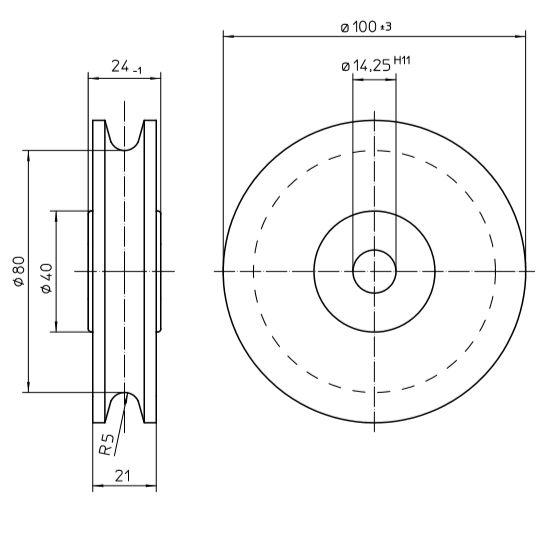
#> input picture evidence/drawing-to-cad/01-pulley/input-drawing.jpg, 547 x 537 px
$ python -i core.py   (imports and definitions only)
#> lines starting #> are read from the running program, lines starting #| are printed output that depends on the picture; after the words box and inside, x2 and y2 are one past the last pixel; in counts of white or black regions, pixels touching at a corner belong together
#> further down, picture is the input picture: shape (537, 547, 3); min 0, max 255, mean 246.6
### web/backend/standalonecad_web/opencv_cad/upstream_tdv_mit.py
"""Verbatim geometry helpers vendored from opencv-technical-drawing-vectorizer.

Upstream: https://github.com/szzhoujiarui/opencv-technical-drawing-vectorizer
License: MIT
Copyright (c) 2026 郑桥焯

Verbatim source functions in this file:
- `_circumference_coverage` from `src/tdv/geometry/circles.py`
  blob 28c72ef2fec503967296c77ae72932ebf4dbff8d
- `fit_circle`, `_angular_coverage`, `_longest_run` from `src/tdv/geometry/arcs.py`
  blob cdf1f7f44b5b3ad1bb29b76ba7226d2dd616ccc4

Only imports were consolidated here so the functions can be used inside CADia without
copying the upstream package's dataclass/config scaffolding. Function bodies are kept
verbatim from those upstream blobs.
"""
from __future__ import annotations

from typing import Any

import numpy as np


def _circumference_coverage(
    image: np.ndarray[Any, Any], cx: float, cy: float, r: float
) -> float:
    h, w = image.shape
    n = 360
    thetas = np.linspace(0, 2 * np.pi, n, endpoint=False)
    on_circle = np.zeros(n, dtype=bool)
    for dr in (-1, 0, 1):
        rr = r + dr
        if rr <= 0:
            continue
        xs = np.round(cx + rr * np.cos(thetas)).astype(int)
        ys = np.round(cy + rr * np.sin(thetas)).astype(int)
        valid = (xs >= 0) & (xs < w) & (ys >= 0) & (ys < h)
        xs_clamped = np.clip(xs, 0, w - 1)
        ys_clamped = np.clip(ys, 0, h - 1)
        edge_pixels = np.where(valid, image[ys_clamped, xs_clamped], 0) > 0
        on_circle |= edge_pixels
    return float(on_circle.sum()) / n


# [18 lines left out: function fit_circle, not called in this run]


def _angular_coverage(
    image: np.ndarray[Any, Any], cx: float, cy: float, r: float
) -> tuple[float, float, float] | None:
    h, w = image.shape
    n = 360
    thetas = np.linspace(0, 2 * np.pi, n, endpoint=False)
    cos_t = np.cos(thetas)
    sin_t = np.sin(thetas)
    on_arc = np.zeros(n, dtype=bool)

    for dr in (-2, -1, 0, 1, 2):
        rr = r + dr
        if rr <= 0:
            continue
        xs = np.round(cx + rr * cos_t).astype(int)
        ys = np.round(cy + rr * sin_t).astype(int)
        valid = (xs >= 0) & (xs < w) & (ys >= 0) & (ys < h)
        xs_clamped = np.clip(xs, 0, w - 1)
        ys_clamped = np.clip(ys, 0, h - 1)
        edge_pixels = np.where(valid, image[ys_clamped, xs_clamped], 0) > 0
        on_arc |= edge_pixels

    coverage = float(on_arc.sum()) / n
    max_span, start_idx, end_idx = _longest_run(on_arc)
    if max_span < 3:
        return None
    start_angle = float(start_idx * 360.0 / n)
    end_angle = float(end_idx * 360.0 / n)
    return coverage, start_angle, end_angle


def _longest_run(
    arr: np.ndarray[Any, Any],
) -> tuple[int, int, int]:
    double = np.concatenate([arr, arr])
    max_len = 0
    max_start = 0
    max_end = 0
    cur_len = 0
    cur_start = 0
    for i, val in enumerate(double):
        if val:
            if cur_len == 0:
                cur_start = i
            cur_len += 1
            if cur_len > max_len:
                max_len = cur_len
                max_start = cur_start
                max_end = i
        else:
            cur_len = 0
    n = len(arr)
    if max_len > n:
        max_len = n
    start = max_start % n
    end = max_end % n
    if end < start:
        # Run wraps past index 0 (crosses the 0-degree ray): unwrap so that
        # end >= start and downstream consumers get a positive span.
        end += n
    return max_len, start, end

### web/backend/standalonecad_web/opencv_cad/core.py
from __future__ import annotations

import json
import math
import os
import threading
import time
from collections import OrderedDict
from concurrent.futures import ThreadPoolExecutor, as_completed
from pathlib import Path
from typing import Any, Iterable

import numpy as np

try:
    import cv2
except Exception as exc:  # pragma: no cover - exercised only when dependency is absent
    cv2 = None  # type: ignore[assignment]
    _CV_IMPORT_ERROR = exc
else:
    _CV_IMPORT_ERROR = None

from .upstream_tdv_mit import _angular_coverage as _tdv_angular_coverage
from .upstream_tdv_mit import _circumference_coverage as _tdv_circumference_coverage


MAX_EDGE = max(768, int(os.getenv("CADIA_OPENCV_MAX_EDGE", "2200")))
VERIFY_MAX_EDGE = max(512, int(os.getenv("CADIA_OPENCV_VERIFY_MAX_EDGE", "1200")))
VERIFY_WORKERS = max(1, min(4, int(os.getenv("CADIA_OPENCV_VERIFY_WORKERS", "4"))))
SIGNATURE_CACHE_SIZE = max(2, min(24, int(os.getenv("CADIA_OPENCV_SIGNATURE_CACHE", "8"))))
MAX_LINES = max(24, int(os.getenv("CADIA_OPENCV_MAX_LINES", "120")))
MAX_CIRCLES = max(8, int(os.getenv("CADIA_OPENCV_MAX_CIRCLES", "48")))
DRAWING_VERIFY_THRESHOLD = max(0.35, min(0.98, float(os.getenv("CADIA_OPENCV_DRAWING_THRESHOLD", "0.78"))))
PHOTO_VERIFY_THRESHOLD = max(0.30, min(0.95, float(os.getenv("CADIA_OPENCV_PHOTO_THRESHOLD", "0.66"))))
STRICT_V5 = os.getenv("CADIA_OPENCV_REQUIRE_MAJOR5", "true").strip().lower() not in {"0", "false", "off", "no"}


# [36 lines left out: functions capabilities, assert_ready, not called in this run]


def _mkdir(path: Path) -> None:
    path.mkdir(parents=True, exist_ok=True, mode=0o700)


# [17 lines left out: functions _write_json, _safe_write_image, not called in this run]


def _resize_max(image: np.ndarray, max_edge: int = MAX_EDGE) -> tuple[np.ndarray, float]:
#> called with max_edge = 1200
    h, w = image.shape[:2]
    longest = max(h, w)
    if longest <= max_edge:
        return image, 1.0
    scale = float(max_edge) / float(longest)
    resized = cv2.resize(image, (max(1, int(round(w * scale))), max(1, int(round(h * scale)))), interpolation=cv2.INTER_AREA)
    return resized, scale


def _auto_canny(gray: np.ndarray) -> np.ndarray:
    med = float(np.median(gray))
    lo = int(max(20, 0.60 * med))
    hi = int(min(240, max(lo + 30, 1.35 * med)))
    return cv2.Canny(gray, lo, hi, L2gradient=True)


def _hough_segment_coords(raw: Any) -> tuple[float, float, float, float] | None:
    """Normalize cv2.HoughLinesP row shapes across OpenCV releases.

    OpenCV 4 wheels commonly return rows shaped ``(1, 4)`` while OpenCV 5
    can expose rows shaped ``(4,)`` depending on the Python/NumPy binding.
    Never index ``raw[0]`` directly; flatten the row and validate it instead.
    """
    try:
        values = np.asarray(raw).reshape(-1)
    except Exception:
        return None
    if values.size < 4:
        return None
    try:
        x1, y1, x2, y2 = (float(values[i]) for i in range(4))
    except (TypeError, ValueError, OverflowError):
        return None
    if not all(math.isfinite(v) for v in (x1, y1, x2, y2)):
        return None
    return x1, y1, x2, y2


# [144 lines left out: functions _dominant_skew, _rotate_keep, _order_quad, _perspective_rectify_drawing, _thin, _clean_binary, not called in this run]


def _line_angle_deg(x1: float, y1: float, x2: float, y2: float) -> float:
    angle = math.degrees(math.atan2(y2 - y1, x2 - x1)) % 180.0
    return angle


# [5 lines left out: function _line_distance_to_origin, not called in this run]


def _detect_lines(edge_like: np.ndarray) -> list[dict[str, Any]]:
    h, w = edge_like.shape[:2]
    diag = math.hypot(w, h)
    min_len = max(24, int(diag * 0.035))
    lines = cv2.HoughLinesP(edge_like, 1, np.pi / 360.0, threshold=max(28, min_len // 2), minLineLength=min_len, maxLineGap=max(5, int(diag * 0.008)))
    if lines is None:
        return []
    candidates: list[tuple[float, tuple[float, float, float, float]]] = []
    for raw in lines[:1200]:
        coords = _hough_segment_coords(raw)
        if coords is None:
            continue
        x1, y1, x2, y2 = coords
        length = math.hypot(x2 - x1, y2 - y1)
        if length >= min_len:
            candidates.append((length, (x1, y1, x2, y2)))
    candidates.sort(reverse=True, key=lambda row: row[0])
    kept: list[dict[str, Any]] = []
    for length, coords in candidates:
        x1, y1, x2, y2 = coords
        angle = _line_angle_deg(*coords)
        mx, my = (x1 + x2) / 2.0, (y1 + y2) / 2.0
        duplicate = False
        for row in kept:
            da = abs(angle - float(row["angle_deg"]))
            da = min(da, 180.0 - da)
            if da > 2.2:
                continue
            kmx, kmy = row["midpoint_px"]
            if math.hypot(mx - kmx, my - kmy) > max(9.0, 0.015 * diag):
                continue
            # Similar midpoint + direction is sufficient for evidence extraction;
            # exact geometric merging is intentionally left to CADia's native planner.
            duplicate = True
            break
        if duplicate:
            continue
        kept.append({
            "p1_px": [round(x1, 2), round(y1, 2)],
            "p2_px": [round(x2, 2), round(y2, 2)],
            "midpoint_px": [round(mx, 2), round(my, 2)],
            "length_px": round(length, 2),
            "length_norm": round(length / max(diag, 1.0), 6),
            "angle_deg": round(angle, 3),
        })
        if len(kept) >= MAX_LINES * 3:
            break
    return _merge_collinear_lines(kept, (h, w))


def _angle_delta_deg(a: float, b: float) -> float:
    delta = abs(float(a) - float(b)) % 180.0
    return min(delta, 180.0 - delta)


def _fit_line_points(points: list[tuple[float, float]], diag: float) -> dict[str, Any]:
    arr = np.asarray(points, dtype=np.float64)
    center = arr.mean(axis=0)
    if len(arr) >= 2:
        shifted = arr - center
        try:
            _, _, vh = np.linalg.svd(shifted, full_matrices=False)
            direction = vh[0]
        except Exception:
            direction = np.array([1.0, 0.0], dtype=np.float64)
    else:
        direction = np.array([1.0, 0.0], dtype=np.float64)
    norm = float(np.linalg.norm(direction))
    if norm <= 1e-9:
        direction = np.array([1.0, 0.0], dtype=np.float64)
    else:
        direction = direction / norm
    # Canonical sign makes clustering deterministic.
    if direction[0] < -1e-9 or (abs(direction[0]) <= 1e-9 and direction[1] < 0):
        direction *= -1.0
    projections = (arr - center) @ direction
    p1 = center + float(projections.min()) * direction
    p2 = center + float(projections.max()) * direction
    length = float(np.linalg.norm(p2 - p1))
    angle = _line_angle_deg(float(p1[0]), float(p1[1]), float(p2[0]), float(p2[1]))
    return {
        "p1_px": [round(float(p1[0]), 2), round(float(p1[1]), 2)],
        "p2_px": [round(float(p2[0]), 2), round(float(p2[1]), 2)],
        "midpoint_px": [round(float(center[0]), 2), round(float(center[1]), 2)],
        "length_px": round(length, 2),
        "length_norm": round(length / max(diag, 1.0), 6),
        "angle_deg": round(angle, 3),
    }


def _merge_collinear_lines(lines: list[dict[str, Any]], shape: tuple[int, int]) -> list[dict[str, Any]]:
    """Merge fragmented Hough segments into stable engineering-line evidence.

    This is deliberately conservative: only near-collinear segments with a small
    perpendicular offset and a small projected gap are merged. CADia never uses
    these pixels as manufacturing dimensions; they are deterministic evidence for
    the planner/verifier.
    """
    h, w = shape
    diag = math.hypot(w, h)
    perp_tol = max(3.0, diag * 0.0045)
    gap_tol = max(7.0, diag * 0.012)
    angle_tol = 2.5
    clusters: list[dict[str, Any]] = []

    def model(cluster: dict[str, Any]) -> tuple[dict[str, Any], np.ndarray, np.ndarray, float, float]:
        fitted = _fit_line_points(cluster["points"], diag)
        p1 = np.asarray(fitted["p1_px"], dtype=np.float64)
        p2 = np.asarray(fitted["p2_px"], dtype=np.float64)
        center = (p1 + p2) * 0.5
        direction = p2 - p1
        length = float(np.linalg.norm(direction))
        if length <= 1e-9:
            direction = np.array([1.0, 0.0], dtype=np.float64)
        else:
            direction /= length
        normal = np.array([-direction[1], direction[0]], dtype=np.float64)
        half = length * 0.5
        return fitted, center, normal, -half, half

    for row in sorted(lines, key=lambda x: float(x.get("length_px") or 0.0), reverse=True):
        a = tuple(float(v) for v in row["p1_px"])
        b = tuple(float(v) for v in row["p2_px"])
        midpoint = (np.asarray(a) + np.asarray(b)) * 0.5
        matched = None
        for cluster in clusters:
            fitted, center, normal, cmin, cmax = model(cluster)
            if _angle_delta_deg(float(row["angle_deg"]), float(fitted["angle_deg"])) > angle_tol:
                continue
            if abs(float((midpoint - center) @ normal)) > perp_tol:
                continue
            p1 = np.asarray(fitted["p1_px"], dtype=np.float64)
            p2 = np.asarray(fitted["p2_px"], dtype=np.float64)
            direction = p2 - p1
            dnorm = float(np.linalg.norm(direction))
            if dnorm <= 1e-9:
                continue
            direction /= dnorm
            vals = [(np.asarray(point, dtype=np.float64) - center) @ direction for point in (a, b)]
            rmin, rmax = min(vals), max(vals)
            gap = max(cmin - rmax, rmin - cmax, 0.0)
            if gap <= gap_tol:
                matched = cluster
                break
        if matched is None:
            clusters.append({"points": [a, b], "support": 1})
        else:
            matched["points"].extend([a, b])
            matched["support"] += 1

    merged: list[dict[str, Any]] = []
    for cluster in clusters:
        fitted = _fit_line_points(cluster["points"], diag)
        fitted["support_count"] = int(cluster["support"])
        merged.append(fitted)
    merged.sort(key=lambda x: float(x.get("length_px") or 0.0), reverse=True)
    return merged[:MAX_LINES]


# [122 lines left out: functions _detect_arrowheads, _dimension_line_candidates, not called in this run]


def _edge_coverage_for_circle(edge_map: np.ndarray, cx: float, cy: float, radius: float) -> float:
    # Upstream MIT implementation from opencv-technical-drawing-vectorizer.
    # It samples the circumference directly instead of rebuilding a full-image
    # distance transform for every Hough candidate.
    return float(_tdv_circumference_coverage(edge_map, float(cx), float(cy), float(radius)))


def _detect_circles(gray: np.ndarray, edges: np.ndarray) -> list[dict[str, Any]]:
    h, w = gray.shape[:2]
    min_dim = min(h, w)
    if min_dim < 80:
        return []
    blur = cv2.GaussianBlur(gray, (7, 7), 1.2)
    circles = cv2.HoughCircles(
        blur,
        cv2.HOUGH_GRADIENT,
        dp=1.15,
        minDist=max(14, int(min_dim * 0.025)),
        param1=120,
        param2=28,
        minRadius=max(4, int(min_dim * 0.006)),
        maxRadius=max(10, int(min_dim * 0.36)),
    )
    if circles is None:
        return []
    rows: list[dict[str, Any]] = []
    diag = math.hypot(w, h)
    for cx, cy, radius in np.asarray(circles[0], dtype=float)[: MAX_CIRCLES * 3]:
        coverage = _edge_coverage_for_circle(edges, cx, cy, radius)
        if coverage < 0.31:
            continue
        row = {
            "center_px": [round(float(cx), 2), round(float(cy), 2)],
            "radius_px": round(float(radius), 2),
            "radius_norm": round(float(radius) / max(diag, 1.0), 6),
            "coverage": round(coverage, 4),
            "kind": "circle" if coverage >= 0.74 else "arc_candidate",
        }
        if row["kind"] != "circle":
            # Exact MIT angular-coverage helper from the same public vectorizer.
            arc = _tdv_angular_coverage(edges, float(cx), float(cy), float(radius))
            if arc is not None:
                _, start_angle, end_angle = arc
                row["start_angle_deg"] = round(float(start_angle), 3)
                row["end_angle_deg"] = round(float(end_angle), 3)
        # De-duplicate concentric Hough responses.
        duplicate = False
        for existing in rows:
            ex, ey = existing["center_px"]
            er = float(existing["radius_px"])
            if math.hypot(cx - ex, cy - ey) <= max(4.0, radius * 0.10) and abs(radius - er) <= max(4.0, radius * 0.12):
                duplicate = True
                if coverage > float(existing["coverage"]):
                    existing.update(row)
                break
        if not duplicate:
            rows.append(row)
        if len(rows) >= MAX_CIRCLES:
            break
    rows.sort(key=lambda row: (row["kind"] != "circle", -float(row["coverage"]), -float(row["radius_px"])))
    return rows


def _contours(binary_or_edges: np.ndarray) -> list[dict[str, Any]]:
    h, w = binary_or_edges.shape[:2]
    total = float(h * w)
    contours, hierarchy = cv2.findContours(binary_or_edges, cv2.RETR_LIST, cv2.CHAIN_APPROX_SIMPLE)
    rows: list[dict[str, Any]] = []
    for contour in sorted(contours, key=cv2.contourArea, reverse=True):
        area = abs(float(cv2.contourArea(contour)))
        if area < max(12.0, total * 0.00025):
            continue
        peri = float(cv2.arcLength(contour, True))
        if peri <= 0:
            continue
        x, y, bw, bh = cv2.boundingRect(contour)
        approx = cv2.approxPolyDP(contour, 0.012 * peri, True)
        rows.append({
            "area_px2": round(area, 2),
            "area_ratio": round(area / max(total, 1.0), 7),
            "bbox_px": [int(x), int(y), int(bw), int(bh)],
            "aspect": round(float(bw) / max(float(bh), 1.0), 5),
            "vertices": int(len(approx)),
            "closed": True,
        })
        if len(rows) >= 24:
            break
    return rows


# [50 lines left out: functions _select_geometry_bbox, _mask_to_bbox, not called in this run]

def _line_histogram(lines: Iterable[dict[str, Any]], bins: int = 12) -> list[float]:
    hist = np.zeros((bins,), dtype=np.float64)
    for row in lines:
        angle = float(row.get("angle_deg") or 0.0) % 180.0
        weight = max(1e-6, float(row.get("length_norm") or 0.0))
        index = min(bins - 1, int(angle / 180.0 * bins))
        hist[index] += weight
    total = float(hist.sum())
    if total > 0:
        hist /= total
    return [round(float(v), 6) for v in hist]


def _content_bbox(binary: np.ndarray) -> tuple[int, int, int, int] | None:
    points = cv2.findNonZero(binary)
    if points is None:
        return None
    return tuple(int(v) for v in cv2.boundingRect(points))


def _symmetry_scores(edge_map: np.ndarray) -> dict[str, float]:
    bbox = _content_bbox(edge_map)
    if bbox is None:
        return {"vertical": 0.0, "horizontal": 0.0}
    x, y, w, h = bbox
    roi = edge_map[y : y + h, x : x + w]
    if roi.size == 0:
        return {"vertical": 0.0, "horizontal": 0.0}
    roi = cv2.resize(roi, (256, 256), interpolation=cv2.INTER_NEAREST)
    roi = roi > 0
    def score(other: np.ndarray) -> float:
        union = np.logical_or(roi, other).sum()
        inter = np.logical_and(roi, other).sum()
        return float(inter) / max(float(union), 1.0)
    return {
        "vertical": round(score(np.fliplr(roi)), 5),
        "horizontal": round(score(np.flipud(roi)), 5),
    }


def _largest_contour_mask(binary: np.ndarray) -> np.ndarray:
    contours, _ = cv2.findContours(binary, cv2.RETR_EXTERNAL, cv2.CHAIN_APPROX_SIMPLE)
    mask = np.zeros_like(binary)
    if not contours:
        return mask
    largest = max(contours, key=cv2.contourArea)
    if cv2.contourArea(largest) <= 0:
        return mask
    cv2.drawContours(mask, [largest], -1, 255, thickness=cv2.FILLED)
    return mask


# [136 lines left out: functions _analyze_array, _overlay, not called in this run]


_SIGNATURE_CACHE: "OrderedDict[tuple[str, int, int, str], tuple[dict[str, Any], dict[str, np.ndarray]]]" = OrderedDict()
_SIGNATURE_CACHE_LOCK = threading.Lock()


# [45 lines left out: functions _signature_cache_key, _signature_from_analysis, _signature_cache_get, _signature_cache_put, not called in this run]


def _analyze_render_fast(image: np.ndarray) -> tuple[dict[str, Any], dict[str, np.ndarray]]:
    """Fast signature path for CAD-generated render images.

    Public technical-drawing vectorizers operate directly on thresholded/edge images.
    CAD renders are already clean and axis-aligned, so source-photo/page correction,
    NLM denoising, CLAHE, thinning, arrowhead and dimension detection are deliberately
    skipped here. The exact geometry signals used by verification are retained.
    """
    image, resize_scale = _resize_max(image, max_edge=VERIFY_MAX_EDGE)
#> resize_scale = 1
    gray = cv2.cvtColor(image, cv2.COLOR_BGR2GRAY)
    _, binary = cv2.threshold(gray, 0, 255, cv2.THRESH_BINARY_INV + cv2.THRESH_OTSU)
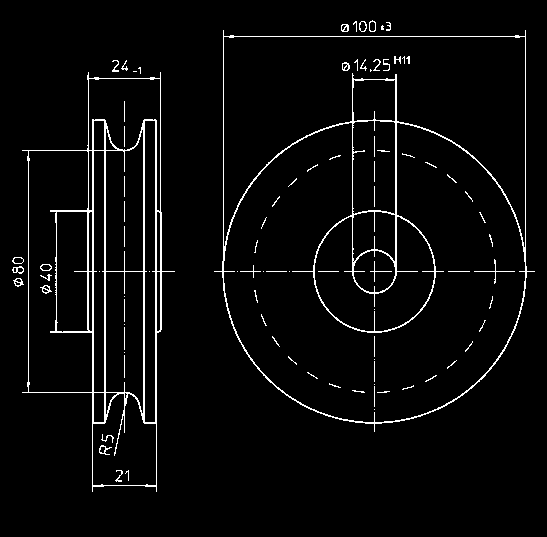
#> binary: shape (537, 547); 3.7% white in thin lines or dots, all inside (x1, y1, x2, y2) = (12, 20, 535, 492)
    # One cheap cleanup pass is enough for generated CAD raster output.
    binary = cv2.morphologyEx(binary, cv2.MORPH_OPEN, np.ones((2, 2), np.uint8), iterations=1)
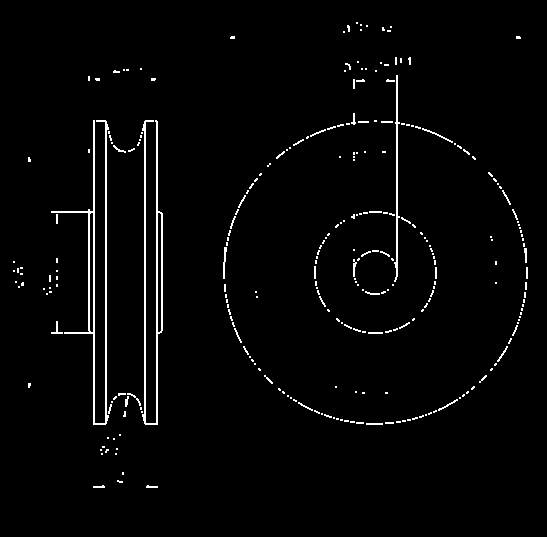
#> binary: shape (537, 547); 2.3% white in thin lines or dots, all inside (x1, y1, x2, y2) = (13, 22, 528, 488)
    edge_map = cv2.bitwise_or(_auto_canny(gray), cv2.morphologyEx(binary, cv2.MORPH_GRADIENT, np.ones((3, 3), np.uint8)))
#> in _auto_canny, `med = float(np.median(gray))`: med = 255
#> in _auto_canny, `lo = int(max(20, 0.60 * med))`: lo = 153
#> in _auto_canny, `hi = int(min(240, max(lo + 30, 1.35 * med)))`: hi = 240
#> in _auto_canny, `return cv2.Canny(gray, lo, hi, L2gradient=True)`:
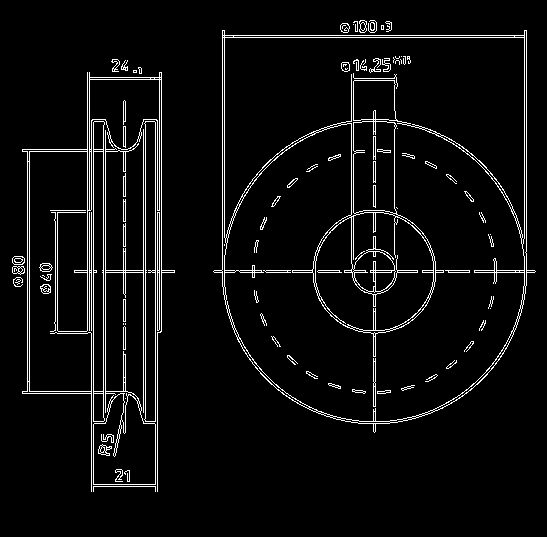
#> returned value: shape (537, 547); 4.9% white in thin lines or dots, all inside (x1, y1, x2, y2) = (12, 20, 536, 492)
#> edge_map: shape (537, 547); 8.3% white; 69 white regions (9 under 20 px), largest, box (x1, y1, x2, y2) and area: (22, 72, 175, 492) 10803, (213, 30, 536, 433) 10408, (369, 58, 391, 73) 146
    lines = _detect_lines(edge_map)
#> (the rest of the program and of its run is left out)
